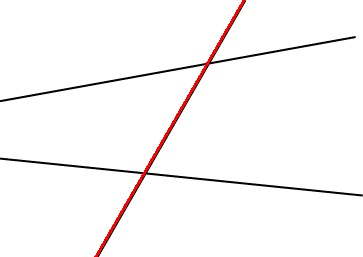
#> input picture src/houghlines3.jpg, 363 x 257 px, found by its file name
$ python angles.py houghlines3.jpg   (Python 2 division)
#> lines starting #> are read from the running program, lines starting #| are printed output that depends on the picture; after the words box and inside, x2 and y2 are one past the last pixel; in counts of white or black regions, pixels touching at a corner belong together
import os, sys
import cv2
import numpy as np
import random
from matplotlib import pyplot as plt
from shapely.geometry import LineString
from pprint import pprint
import math

# SETUP
path = os.path.dirname(os.path.abspath(__file__ ))
path += "/../images/" + sys.argv[1]
img = cv2.imread(path)
#> img is the input picture: shape (257, 363, 3); mean B, G, R 247.9, 247.9, 249.9
out_img = np.zeros((img.shape[0], img.shape[1], 3), np.uint8)

# PARAMETERS
num_rand_lines = 5
num_lines_per_segment = 5
colors = [(255,0,0), (100,149,237), (0,255,255), (34,139,34), (255,127,36)]
dist_threshold = 100

# DATA
veins = []
vein_features = {}
vein_features['intersections'] = {} # STORED AS VEIN_ID MAP TO (VEIN_ID, (INTERSECTION.X, INTERSECTION.Y), ANGLE, ANGLE_SUPPLEMENTARY)
vein_features['intersection_distances'] = {}

def dot(vA, vB):
    return vA[0]*vB[0]+vA[1]*vB[1]
def ang(lineA, lineB):
    # Get nicer vector form
    vA = [(lineA[0][0]-lineA[1][0]), (lineA[0][1]-lineA[1][1])]
    vB = [(lineB[0][0]-lineB[1][0]), (lineB[0][1]-lineB[1][1])]
    # Get dot prod
    dot_prod = dot(vA, vB)
    # Get magnitudes
    magA = dot(vA, vA)**0.5
    magB = dot(vB, vB)**0.5
    # Get cosine value
    cos_ = dot_prod/magA/magB
    # Get angle in radians and then convert to degrees
    angle = math.acos(dot_prod/magB/magA)
    # Basically doing angle <- angle mod 360
    ang_deg = math.degrees(angle)%360

    if ang_deg-180>=0:
        # As in if statement
        return 360 - ang_deg
    else:
        return ang_deg

def generateRandomVeins():
	for line in range(0, num_rand_lines):
		lines = []
		start_x_val = random.randint(0, img.shape[0])
		start_y_val = random.randint(0, img.shape[1])
		for line in range(0, num_lines_per_segment):
			dist = dist_threshold + 1
			while dist > dist_threshold:
				end_x_val = random.randint(0, img.shape[0])
				end_y_val = random.randint(0, img.shape[1])
				a = np.array((start_x_val, start_y_val))
				b = np.array((end_x_val, end_y_val))
				dist = np.linalg.norm(a-b)
			lines.append(((start_x_val, start_y_val), (end_x_val, end_y_val)))
			start_x_val = end_x_val
			start_y_val = end_y_val
		veins.append(lines)
	print len(veins)
#| 5

	for vein in veins:
		cv2.circle(out_img, (vein[0][0][1], vein[0][0][0]), 10, (255,255,0), -1)
		for index, line in enumerate(vein):
			cv2.line(out_img, (line[0][1],line[0][0]), (line[1][1], line[1][0]), colors[index], 2)
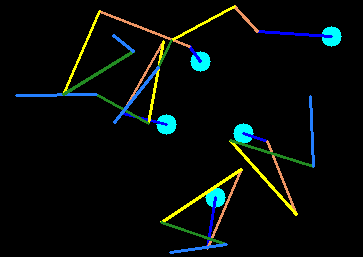
#> out_img: shape (257, 363, 3); mean of channels 0, 1, 2 9.3, 11.4, 6.5; drawn as B, G, R

def extractIntersections():
	for index, vein in enumerate(veins):
		for index2, vein2 in enumerate(veins):
			if set(vein) != set(vein2):
				for line in vein:
					for line2 in vein2:
						line_format = LineString(list(line))
						line_2_format = LineString(list(line2))
						intersection = line_format.intersection(line_2_format)
						if not intersection.is_empty:
							if index not in vein_features['intersections']:
								vein_features['intersections'][index] = []
							angle = ang(line, line2)
							print angle
							vein_features['intersections'][index].append((index2, (int(intersection.y), int(intersection.x)), angle, 180 - angle))
							cv2.circle(out_img, (int(intersection.y), int(intersection.x)), 5, (255,245,238), -1)
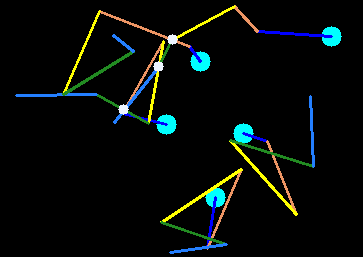
#> out_img: shape (257, 363, 3); 0.26% of pixels changed, all inside (x1, y1, x2, y2) = (118, 34, 178, 115); drawn as B, G, R

def extractIntersectionDistances():
	for v_id, intersections in vein_features['intersections'].iteritems():
		for intersection in intersections:
			intersection_endpoints = (v_id, intersection[0])
			intersection_point = intersection[1]
			print '\n'
			print intersection_endpoints
			for v_id2, intersections2 in vein_features['intersections'].iteritems():
				for intersection2 in intersections2:
			# 		# if v_id2 != intersection2[0] and (v_id == v_id2 and intersection[0] != intersection2[0] or v_id != v_id2):
					intersection2_endpoints = (v_id2, intersection2[0])
					intersection2_point = intersection2[1]
					print intersection2_endpoints

					if intersection_point != intersection2_point:
						a = np.array(intersection_point)
						b = np.array(intersection2_point)
						dist = np.linalg.norm(a-b)
						print intersection2_endpoints

						if (intersection_endpoints, intersection_point) not in vein_features['intersection_distances']:
							print intersection2_endpoints
							vein_features['intersection_distances'][(intersection_endpoints, intersection_point)] = {}
						vein_features['intersection_distances'][(intersection_endpoints, intersection_point)][(intersection2_endpoints, intersection2_point)] = dist

generateRandomVeins()
extractIntersections()
extractIntersectionDistances()
pprint(vein_features)
#> (printed output is left out)

plt.subplot(221),plt.imshow(out_img, cmap = 'gray')
plt.title('Original Image'), plt.xticks([]), plt.yticks([])
# plt.show()
